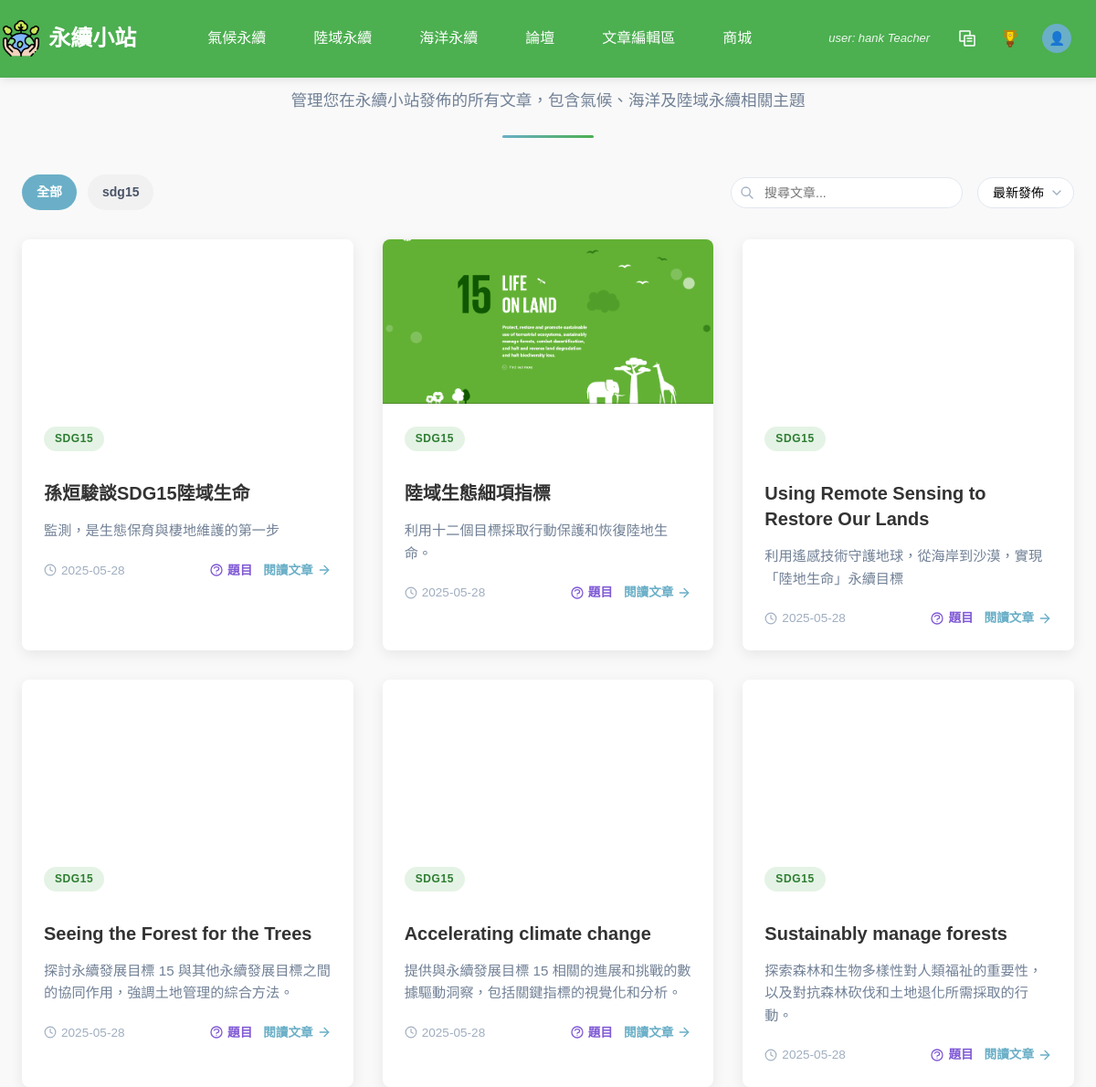
Page /php/teacher_articles.php (signed in) on the earlier database version.
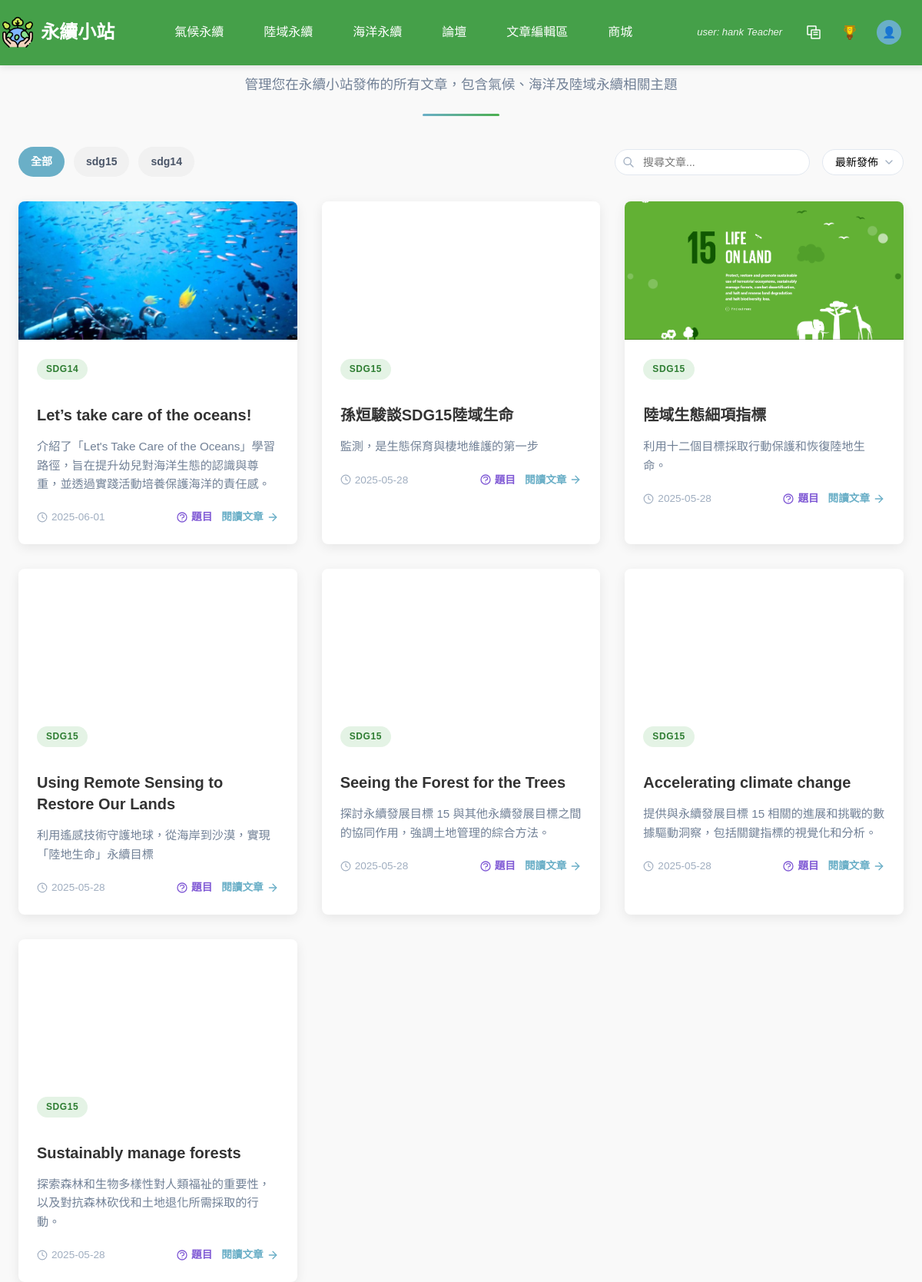
Same page on the later database version.
### tables this page shows
CREATE TABLE `article` (
  `ArticleID` int(11) NOT NULL COMMENT '文章編號 (PK)',
  `Title` varchar(100) NOT NULL COMMENT '標題',
  `Category` varchar(50) NOT NULL COMMENT '分類',
  `ImageURL` varchar(255) DEFAULT NULL COMMENT '圖片網址',
  `Description` text DEFAULT NULL COMMENT '簡介',
  `ArticleURL` varchar(255) NOT NULL COMMENT '文章網址',
  `UserID` int(11) NOT NULL,
  `Content` longtext DEFAULT NULL COMMENT '文章內容',
  `created_at` timestamp NOT NULL DEFAULT current_timestamp(),
  `teacher_summary` longtext DEFAULT NULL COMMENT '老師重點整理'
);

### php/teacher_articles.php (the view, shortened to what this page needs)
<?php
require_once 'db_connect.php';
$teacherID = $_SESSION['user_id'] ?? null;
$category = isset($_GET['category']) ? $_GET['category'] : '';
$search = isset($_GET['search']) ? $_GET['search'] : '';
$sort = isset($_GET['sort']) ? $_GET['sort'] : 'newest';
$sql = "SELECT * FROM article WHERE UserID = ?";
$params = [$teacherID];
switch ($sort) {
    case 'newest':
    default:
        $sql .= " ORDER BY created_at DESC";
        break;
}
$page = isset($_GET['page']) ? (int)$_GET['page'] : 1;
$perPage = 9;
$offset = ($page - 1) * $perPage;
$sql .= " LIMIT ?, ?";
$params[] = $offset;
$params[] = $perPage;
$stmt = $conn->prepare($sql);
$articles = [];
if ($stmt) {
    $types = str_repeat('s', count($params));
    $stmt->bind_param($types, ...$params);
    $stmt->execute();
    $result = $stmt->get_result();
    while ($row = $result->fetch_assoc()) {
        $articles[] = $row;
    }
}
$categorySql = "SELECT DISTINCT Category FROM article WHERE UserID = ?";
$categoryStmt = $conn->prepare($categorySql);
$categories = [];
if ($categoryStmt) {
    $categoryStmt->bind_param('s', $teacherID);
    $categoryStmt->execute();
    $categoryResult = $categoryStmt->get_result();
    while ($row = $categoryResult->fetch_assoc()) {
        if (!empty($row['Category'])) {
            $categories[] = $row['Category'];
        }
    }
}
?>
<!DOCTYPE html>
<html lang="zh-TW">
<head>
    <link rel="stylesheet" href="../css/nav3.css">
    <link rel="stylesheet" href="../css/teacher_articles.css">
</head>
<body>
    <header>
        <?php include "nav.php"; ?>
    </header>
    <main class="container">
        <div class="page-header">
            <h1>我的文章列表</h1>
            <p>管理您在永續小站發佈的所有文章，包含氣候、海洋及陸域永續相關主題</p>
        </div>
        <div class="filter-controls">
            <div class="filter-categories">
                <a href="?<?php echo http_build_query(array_merge($_GET, ['category' => ''])); ?>" class="category-filter <?php echo empty($category) ? 'active' : ''; ?>">
                    全部
                </a>
                <?php foreach ($categories as $cat): ?>
                <a href="?<?php echo http_build_query(array_merge($_GET, ['category' => $cat])); ?>" class="category-filter <?php echo $category === $cat ? 'active' : ''; ?>">
                    <?php echo htmlspecialchars($cat); ?>
                </a>
                <?php endforeach; ?>
            </div>
            <div class="search-sort">
                <form class="search-input" method="GET" action="">
                    <svg xmlns="http://www.w3.org/2000/svg" viewBox="0 0 24 24" fill="#a0aec0">
                        <path d="M10 18a8 8 0 100-16 8 8 0 000 16zm0-14a6 6 0 110 12 6 6 0 010-12z" />
                        <path d="M21 21l-5-5" stroke="#a0aec0" stroke-width="2" stroke-linecap="round" />
                    </svg>
                    <input type="text" name="search" placeholder="搜尋文章..." value="<?php echo htmlspecialchars($search); ?>">
                </form>
                <form id="sortForm">
                    <select name="sort" class="sort-select" onchange="this.form.submit()">
                        <option value="newest" <?php echo $sort === 'newest' ? 'selected' : ''; ?>>最新發佈</option>
                    </select>
                </form>
            </div>
        </div>
        <div class="articles-container">
            <?php if (empty($articles)): ?>
            <div class="no-articles">
                <h3>您還沒有發佈任何文章</h3>
                <p>前往文章編輯區，創建您的第一篇永續相關文章，分享您的知識與見解。</p>
                <a href="crawler.php" class="create-article-btn">創建新文章</a>
            </div>
            <?php else: ?>
                <?php foreach ($articles as $article): ?>
                <div class="article-card">
                    <div class="article-image" style="background-image: url('../<?php echo !empty($article['ImageURL']) ? htmlspecialchars($article['ImageURL']) : 'img/default-article.jpg'; ?>')"></div>
                    <div class="article-content">
                        <?php
                        $categoryClass = '';
                        switch (strtolower($article['Category'] ?? '')) {
                            default:
                                $categoryClass = 'category-climate';
                        }
                        ?>
                        <span class="article-category <?php echo $categoryClass; ?>"><?php echo htmlspecialchars($article['Category'] ?? '未分類'); ?></span>
                        <h3 class="article-title"><?php echo htmlspecialchars($article['Title'] ?? '無標題'); ?></h3>
                        <p class="article-excerpt">
                            <?php
                            if (!empty($article['Description'])) {
                                echo htmlspecialchars(mb_substr($article['Description'], 0, 150, 'UTF-8')) . (mb_strlen($article['Description'], 'UTF-8') > 150 ? '...' : '');
                            } else {
                                echo htmlspecialchars(mb_substr(strip_tags($article['Content'] ?? ''), 0, 150, 'UTF-8')) . '...';
                            }
                            ?>
                        </p>
                        <div class="article-footer">
                            <span class="article-date">
                                <svg xmlns="http://www.w3.org/2000/svg" viewBox="0 0 24 24" fill="none" stroke="currentColor" stroke-width="2" stroke-linecap="round" stroke-linejoin="round">
                                    <circle cx="12" cy="12" r="10"></circle>
                                    <polyline points="12 6 12 12 16 14"></polyline>
                                </svg>
                                <?php echo date('Y-m-d', strtotime($article['created_at'] ?? 'now')); ?>
                            </span>
                            <div class="article-actions-footer">
                                <a href="article_questions.php?article_id=<?php echo $article['ArticleID']; ?>" class="article-questions-btn" title="查看題目">
                                    題目
                                </a>
                                <a href="article.php?id=<?php echo $article['ArticleID']; ?>" class="article-read-more">
                                    閱讀文章
                                    <svg xmlns="http://www.w3.org/2000/svg" viewBox="0 0 24 24" fill="none" stroke="currentColor" stroke-width="2" stroke-linecap="round" stroke-linejoin="round">
                                        <line x1="5" y1="12" x2="19" y2="12"></line>
                                        <polyline points="12 5 19 12 12 19"></polyline>
                                    </svg>
                                </a>
                            </div>
                        </div>
                    </div>
                </div>
                <?php endforeach; ?>
            <?php endif; ?>
        </div>
    </main>
</body>
</html>

### php/nav.php (shortened to what this page needs)
<nav class="navbar">
    <div class="logo">
        <img src="../img/icon.png" style="color: white;" alt="永續小站 Logo">
        <h1 style="font-size: 24px;"><a href="index.php" class="logo-title">永續小站</a></h1>
    </div>
    <ul class="nav-links">
        <li><a href="climate.php" style="font-size: 16px;">氣候永續</a></li>
        <li><a href="landscape.php" style="font-size: 16px; ">陸域永續</a></li>
        <li><a href="ocean.php" style="font-size: 16px;">海洋永續</a></li>
        <li><a href="all_forums.php" style="font-size: 16px;">論壇</a></li>
        <?php if (isset($_SESSION['login_session']) && $_SESSION['login_session'] === true): ?>
            <?php if (isset($_SESSION['role']) && $_SESSION['role'] === 'Teacher'): ?>
                <li><a href="crawler.php">文章編輯區</a></li>
            <?php elseif (isset($_SESSION['role']) && $_SESSION['role'] === 'Admin'): ?>
                <li><a href="crawler.php">文章編輯區</a></li>
                <li><a href="view-all-qusetion.php">查看所有編輯中題目</a></li>
                <li><a href="merchandise_manage.php">商品管理</a></li>
            <?php endif; ?>
            <li><a href="shop.php">商城</a></li>
        <?php endif; ?>
    </ul>
    <div class="nav-icons">
        <?php if (isset($_SESSION['login_session']) && $_SESSION['login_session'] === true): ?>
            <?php if (isset($_SESSION['role']) && $_SESSION['role'] === 'Teacher'): ?>
                <span class="user-info">user: <?php echo $_SESSION['username']; ?> <?php echo $_SESSION['role']; ?></span>
                <a href="teacher_articles.php" class="icon-link" title="我的文章"><img src="../img/article_icon.svg" alt="我的文章"></a>
                <a href="teacher_achievement.php" class="icon-link"><img src="../img/achievement.svg" alt="成就"></a>
            <?php elseif (isset($_SESSION['role']) && $_SESSION['role'] === 'Student'): ?>
                <span class="user-info">user: <?php echo $_SESSION['username']; ?> <?php echo $_SESSION['role']; ?></span>
                <a href="achievement.php"><img src="../img/achievement.svg" alt="成就"></a>
            <?php elseif (isset($_SESSION['role']) && $_SESSION['role'] === 'Admin'): ?>
                <span class="user-info">user: <?php echo $_SESSION['username']; ?> <?php echo $_SESSION['role']; ?></span>
                <a href="teacher_achievement.php"><img src="../img/achievement.svg" alt="成就"></a>
            <?php endif; ?>
        <?php endif; ?>
        <?php if (isset($_SESSION['login_session']) && $_SESSION['login_session'] === true): ?>
            <?php
            $avatarURL = $_SESSION['AvatarURL'] ?? '';
            if (empty($avatarURL)) {
                $servername = "localhost";
                $db_username = "root";
                $db_password = "";
                $dbname = "sustain";
                $conn = new mysqli($servername, $db_username, $db_password, $dbname);
                $conn->set_charset("utf8mb4");
                $username = $_SESSION['username'];
                $sql = "SELECT AvatarURL FROM user WHERE Username='$username'";
                $result = $conn->query($sql);
                if ($result->num_rows > 0) {
                    $row = $result->fetch_assoc();
                    $avatarURL = $row['AvatarURL'] ?? '';
                }
            }
            if (!empty($avatarURL)) {
                echo '<a href="user.php"><img src="../' . htmlspecialchars($avatarURL) . '" alt="用戶" style="border-radius: 50%; width: 32px; height: 32px; object-fit: cover;"></a>';
            } else {
                echo '<a href="user.php" style="text-decoration: none;"><div class="default-avatar"><span class="default-avatar-icon">👤</span></div></a>';
            }
            ?>
        <?php endif; ?>
    </div>
</nav>

### css/nav3.css (style rules this page uses)
body, html { margin: 0; padding: 0; height: 100%; }
.navbar { background-color: #4CAF50; padding: 0.2rem; display: flex; justify-content: space-between; align-items: center; color: white; box-shadow: 0 2px 10px rgba(0, 0, 0, 0.1); position: fixed; top: 0; left: 0; width: 100%; z-index: 9999; transition: background-color 0.3s ease; }
.logo { display: flex; align-items: center; }
.logo img { width: 40px; height: 40px; margin-right: 10px; transition: transform 0.3s ease; }
.logo-title { text-decoration: none; color: white; transition: color 0.3s ease; }
.nav-links { list-style: none; padding: 0; margin: 0; display: flex; gap: 20px; }
.nav-links li a { text-decoration: none; color: white; font-size: 16px; padding: 0.5rem 1rem; transition: color 0.3s ease, background-color 0.3s ease; }
.nav-icons { display: flex; align-items: center; margin-right: 30px; }
.nav-icons a { margin-left: 15px; }
.nav-icons img { height: 40px; width: 40px; filter: brightness(100%); transition: filter 0.3s ease; }

### php/nav.php (style rules this page uses)
.nav-icons { display: flex; align-items: center; }
.user-info { font-size: 13px; margin-right: 8px; color: #ffffff; font-style: italic; opacity: 0.9; padding: 3px 6px; }
.default-avatar { width: 32px; height: 32px; border-radius: 50%; background: #6aafc7; display: flex; align-items: center; justify-content: center; overflow: hidden; }
.default-avatar-icon { font-size: 0.9rem; color: white; }
.icon-link { margin: 0 8px; display: inline-flex; align-items: center; justify-content: center; }
.icon-link img { width: 24px; height: 24px; transition: transform 0.2s ease; }

Differences in the rows shown:
added article: ImageURL (picture), Category "SDG14", Title "Let’s take care of the oceans!", Description "介紹了「Let's Take Care of the Oceans」學習路徑，旨在提升幼兒對海洋生態的認識與尊重，並透過實踐活動培養保護海洋的責任感。", created_at "2025-06-01"
Other differences:
new list line: "sdg14"
